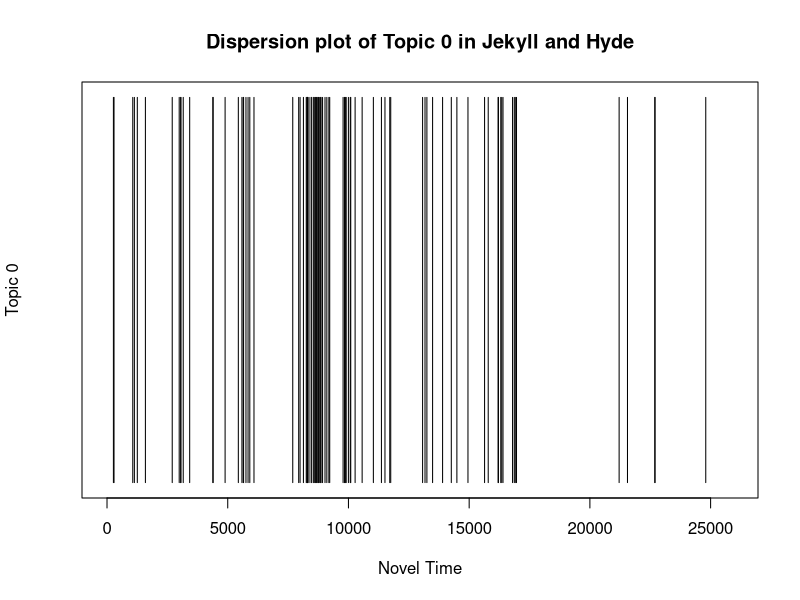
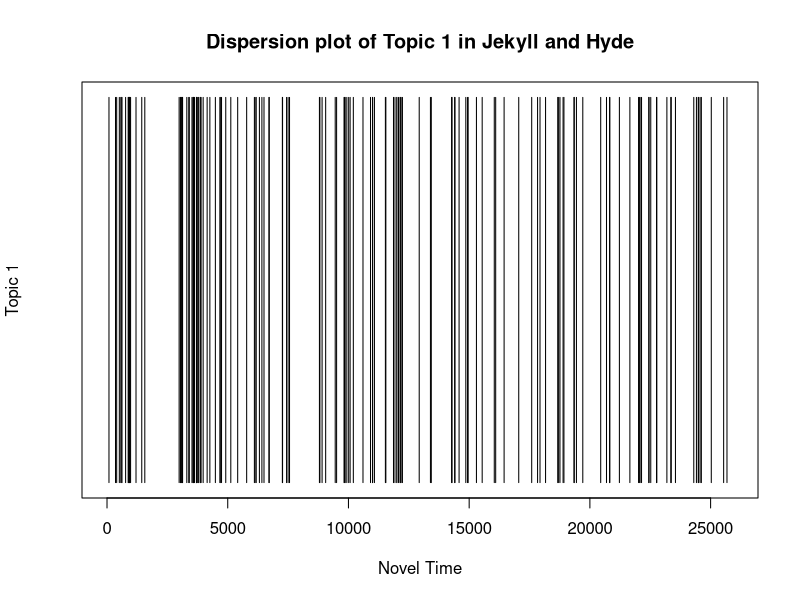
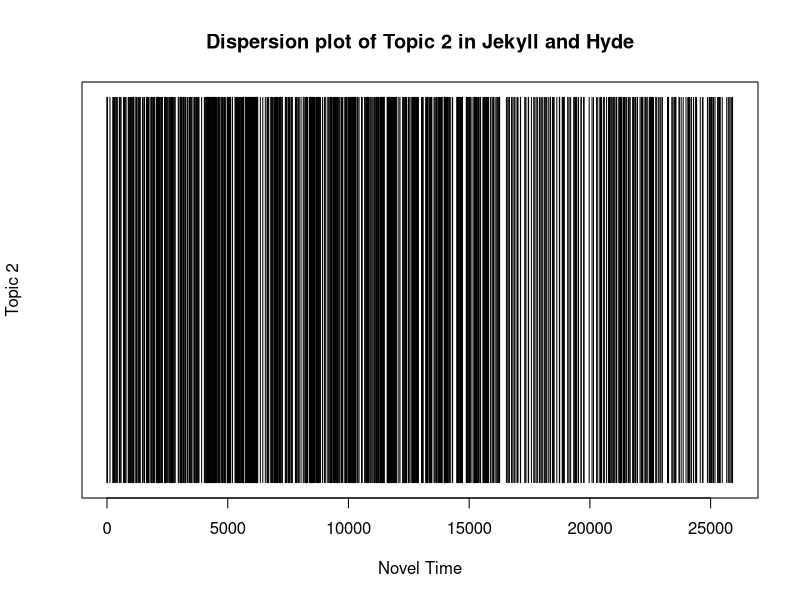
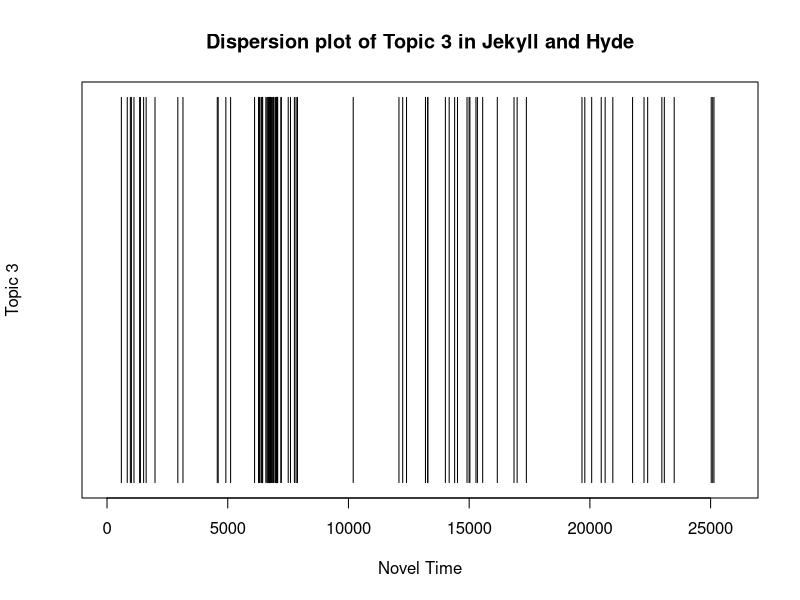

These figures' R source, in order:
setwd ("~/Documents/GitHub/Jekyll-and-Hyde/")
text.v <- scan("edwardh.txt", what="character", sep="\n")
start.v <-which(text.v == "STORY OF THE DOOR")
end.v <-2135L
start.metadata.v <-text.v[1:start.v-1]
end.metadata.v <- text.v[(end.v+1):length(text.v)]
metadata.v <- c(start.metadata.v, end.metadata.v)
novel.lines.v <- text.v[start.v:end.v]
novel.v <- paste(novel.lines.v, collapse=" ")
novel.lower.v <- tolower(novel.v)
hyde.words.1 <-strsplit(novel.lower.v, "\\W")
hyde.words.v <- unlist(hyde.words.1)
not.blanks.v <- which(hyde.words.v!="")
hyde.words.v <- hyde.words.v[not.blanks.v]
hyde.freqs.t <-table(hyde.words.v)
sorted.hyde.freqs.t <- sort(hyde.freqs.t, decreasing=TRUE)
n.time.v <-seq(1:length(hyde.words.v))
##Create Plot for Topic 0##
letter.v <-which(hyde.words.v == "letter")
doctor.v <-which(hyde.words.v == "doctor")
client.v <-which(hyde.words.v == "client")
friends.v <-which(hyde.words.v == "friends")
mark.v <-which(hyde.words.v == "mark")
bottle.v <-which(hyde.words.v == "bottle")
handed.v <-which(hyde.words.v == "handed")
escape.v <-which(hyde.words.v == "escape")
judge.v <-which(hyde.words.v == "judge")
swear.v <-which(hyde.words.v == "swear")
topic.zero.v <-c(letter.v, doctor.v, client.v, friends.v, mark.v, bottle.v, handed.v, escape.v, judge.v, swear.v)
zero.count.v <-rep(NA,length(n.time.v))
zero.count.v[topic.zero.v] <- 1
plot(zero.count.v, main="Dispersion plot of Topic 0 in Jekyll and Hyde", xlab="Novel Time", ylab="Topic 0", type="h", ylim=c(0,1), yaxt='n')
##Create Plot for Topic 1##
city.v <-which(hyde.words.v == "city")
ten.v <-which(hyde.words.v == "ten")
corner.v <-which(hyde.words.v == "corner")
along.v <-which(hyde.words.v == "along")
bystreet.v <-which(hyde.words.v == "by-street")
interest.v <-which(hyde.words.v == "interest")
sounds.v <-which(hyde.words.v == "sounds")
mind.v <-which(hyde.words.v == "mind")
two.v <-which(hyde.words.v == "two")
face.v <-which(hyde.words.v == "face")
topic.one.v <-c(city.v, ten.v, corner.v, along.v, bystreet.v, interest.v, sounds.v, mind.v, two.v, face.v)
one.count.v <-rep(NA,length(n.time.v))
one.count.v[topic.one.v] <- 1
plot(one.count.v, main="Dispersion plot of Topic 1 in Jekyll and Hyde", xlab="Novel Time", ylab="Topic 1", type="h", ylim=c(0,1), yaxt='n')
##Create Plot for Topic 2##
said.v <-which(hyde.words.v == "said")
utterson.v <-which(hyde.words.v == "utterson")
man.v <-which(hyde.words.v == "man")
one.v <-which(hyde.words.v == "one")
jekyll.v <-which(hyde.words.v == "jekyll")
hyde.v <-which(hyde.words.v == "hyde")
lawyer.v <-which(hyde.words.v == "lawyer")
upon.v <-which(hyde.words.v == "upon")
like.v <-which(hyde.words.v == "like")
would.v <-which(hyde.words.v == "would")
topic.two.v <-c(said.v, utterson.v, man.v, one.v, jekyll.v, hyde.v, lawyer.v, upon.v, like.v, would.v)
two.count.v <-rep(NA,length(n.time.v))
two.count.v[topic.two.v] <- 1
plot(two.count.v, main="Dispersion plot of Topic 2 in Jekyll and Hyde", xlab="Novel Time", ylab="Topic 2", type="h", ylim=c(0,1), yaxt='n')
##Create Plot for Topic 3##
maid.v <-which(hyde.words.v == "maid")
victim.v <-which(hyde.words.v == "victim")
heavy.v <-which(hyde.words.v == "heavy")
stick.v <-which(hyde.words.v == "stick")
lane.v <-which(hyde.words.v == "lane")
gentleman.v <-which(hyde.words.v == "gentleman")
body.v <-which(hyde.words.v == "body")
seen.v <-which(hyde.words.v == "seen")
broken.v <-which(hyde.words.v == "broken")
particularly.v <-which(hyde.words.v == "particularly")
topic.three.v <-c(maid.v, victim.v, heavy.v, stick.v, lane.v, gentleman.v, body.v, seen.v, broken.v, particularly.v)
three.count.v <-rep(NA,length(n.time.v))
three.count.v[topic.three.v] <- 1
plot(three.count.v, main="Dispersion plot of Topic 3 in Jekyll and Hyde", xlab="Novel Time", ylab="Topic 3", type="h", ylim=c(0,1), yaxt='n')